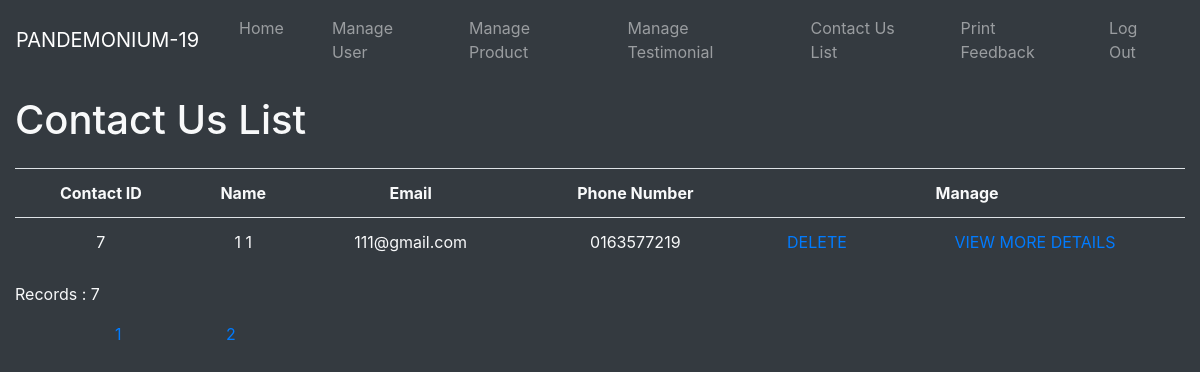
Before: /admin/Contact List.php?page=2 with the older database file.
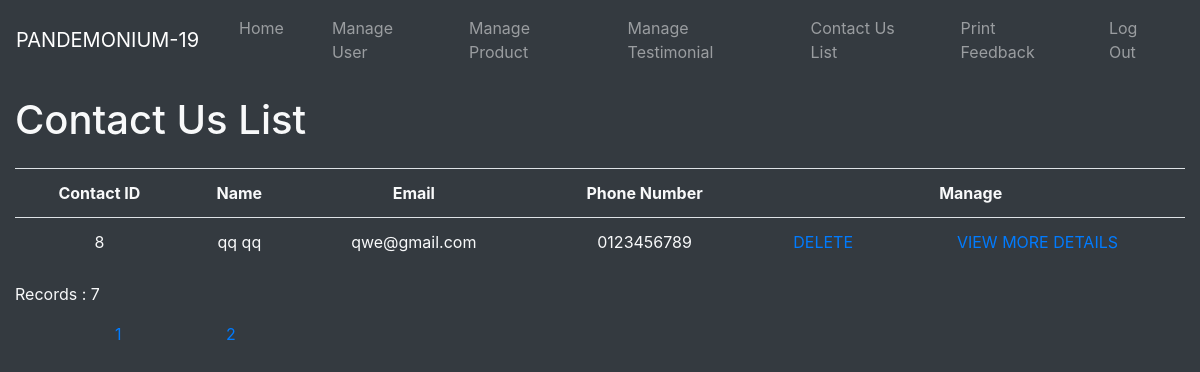
After: the same page with the newer database file.
### tables this page shows
CREATE TABLE `contact` (
  `contactID` int(10) NOT NULL,
  `firstName` varchar(50) NOT NULL,
  `lastName` varchar(50) NOT NULL,
  `contactEmail` varchar(50) NOT NULL,
  `contactNumber` varchar(11) NOT NULL,
  `message` varchar(250) NOT NULL
);

### admin/Contact List.php (the view, shortened to what this page needs)
<!DOCTYPE html>
<html lang="en">
<head>
    <?php include("data_connection.php"); ?>
    <link rel="stylesheet" href="https://maxcdn.bootstrapcdn.com/bootstrap/4.0.0/css/bootstrap.min.css"
>
    <?php require("adminNav.php"); ?>
</head>
<body class="bg-dark text-light">
<form method="post">
<div class="container-fluid">
    <div class="row mr-2 my-3">
        <div class="col">
            <h1>Contact Us List</h1>
        </div>
    </div>
    <div class="row">
        <div class="col">
            <table class="table">
                <tr>
                    <th scope="col" class="text-center">Contact ID</th>
                    <th scope="col" class="text-center">Name</th>
                    <th scope="col" class="text-center">Email</th>
                    <th scope="col" class="text-center">Phone Number</th>
                    <th scope="col" colspan="3" class="text-center">Manage</th>
                </tr>
                <?php
                $per_page = 6;
                $q = "SELECT * FROM contact";
                $res = mysqli_query($conn, $q) or die( mysqli_error($conn));;
                $number_of_result = mysqli_num_rows($res);
                $num_page = ceil($number_of_result/$per_page);
                if (!isset($_GET["page"]))
                {
                    $p = 1;
                }
                else
                {
                    $p = $_GET["page"];
                }
                $first_page_result = ($p - 1) * $per_page;
                $query = 'SELECT * FROM contact LIMIT ' . $first_page_result . ',' . $per_page;
                $result = mysqli_query($conn, $query) or die( mysqli_error($conn));;
                while($row = mysqli_fetch_array($result))
                {
                    $Cid = $row["contactID"];
                    $f_name = $row["firstName"];
                    $l_name = $row["lastName"];
                    $email = $row["contactEmail"];
                    $number_contact = $row["contactNumber"];
                    ?>
                    <tr>
                        <td class="text-center"><?php echo $Cid;?></td>
                        <td class="text-center"><?php echo $f_name . " " . $l_name;?></td>
                        <td class="text-center"><?php echo $email;?></th></td>
                        <td class="text-center"><?php echo $number_contact;?></td>
                        <td class="text-center">
                            <a style="text-decoration: none;" href="Contact List.php?delete&id=<?php echo $Cid;?>"
                                onclick="confirmation()">DELETE</a>
                        </td>
                        <td class="text-center">
                        <a style="text-decoration: none;word-spacing: normal;"
                        href="Contact%20View%20More%20Detail.php?id=<?php echo $Cid;?>&pageset=true">
                            VIEW MORE DETAILS</a>
                        </td>
                    </tr>
                    <?php
                }
                ?>
            </table>
        </div>
    </div>
    <div class="row">
        <div class="col">
        <p>Records : <?php echo $number_of_result?></p>
        <?php
        for ($p = 1; $p <= $num_page; $p++)
        {
            echo '<a style="padding-left: 100px;" href="Contact List.php?page=' . $p . '">' . $p . '</a> ';
        }?>
        </div>
    </div>
</div>
</form>
</body>
</html>

Changed rows visible on the page:
removed contact: contactID "7", firstName "1", lastName "1", contactEmail "111@gmail.com", contactNumber "0163577219"
added contact: contactID "8", firstName "qq", lastName "qq", contactEmail "qwe@gmail.com", contactNumber "0123456789"
